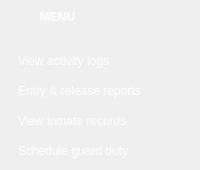
    <widget class="QFrame" name="sidebar">
     <property name="minimumSize">
      <size>
       <width>200</width>
       <height>0</height>
      </size>
     </property>
     <property name="maximumSize">
      <size>
       <width>200</width>
       <height>16777215</height>
      </size>
     </property>
     <property name="styleSheet">
      <string notr="true">QFrame #sidebar {
	background-image: url(:/images/bg_sidemenu.png);
	background-position:top right;
	background-repeat:no-repeat
}</string>
     </property>
     <property name="frameShape">
      <enum>QFrame::NoFrame</enum>
     </property>
     <property name="frameShadow">
      <enum>QFrame::Raised</enum>
     </property>
     <widget class="QPushButton" name="pushButton_18">
      <property name="geometry">
       <rect>
        <x>10</x>
        <y>110</y>
        <width>181</width>
        <height>21</height>
       </rect>
      </property>
      <property name="styleSheet">
       <string notr="true">QPushButton {
color: rgb(255, 255, 255);
text-align:left;
padding-left:7px;
}

QPushButton:hover {
border-radius:10px;
background-color: #299ED6;
}

QPushButton:pressed {
border-radius:10px;
border: 1px solid #777777;
background-color: #222222;
}

QPushButton:checked {
border-radius:10px;
background-color: rgb(120, 120, 120);
}

</string>
      </property>
      <property name="text">
       <string>View inmate records</string>
      </property>
      <property name="checkable">
       <bool>true</bool>
      </property>
      <property name="autoExclusive">
       <bool>true</bool>
      </property>
      <property name="flat">
       <bool>true</bool>
      </property>
     </widget>
     <widget class="QPushButton" name="pushButton_17">
      <property name="geometry">
       <rect>
        <x>10</x>
        <y>80</y>
        <width>181</width>
        <height>21</height>
       </rect>
      </property>
      <property name="styleSheet">
       <string notr="true">QPushButton {
color: rgb(255, 255, 255);
text-align:left;
padding-left:7px;
}

QPushButton:hover {
border-radius:10px;
background-color: #299ED6;
}

QPushButton:pressed {
border-radius:10px;
border: 1px solid #777777;
background-color: #222222;
}

QPushButton:checked {
border-radius:10px;
background-color: rgb(120, 120, 120);
}

</string>
      </property>
      <property name="text">
       <string>Entry &amp;&amp; release reports</string>
      </property>
      <property name="checkable">
       <bool>true</bool>
      </property>
      <property name="autoExclusive">
       <bool>true</bool>
      </property>
      <property name="flat">
       <bool>true</bool>
      </property>
     </widget>
     <widget class="QPushButton" name="pushButton_22">
      <property name="geometry">
       <rect>
        <x>168</x>
        <y>3</y>
        <width>28</width>
        <height>28</height>
       </rect>
      </property>
      <property name="styleSheet">
       <string notr="true">QPushButton {
color: rgb(255, 255, 255);
text-align:left;
background-image: url(:/images/sidebar_close.png);
background-position:center;
}

QPushButton:hover {
border-radius:5px;
border: 1px solid rgb(120, 120, 120);
background-color: rgb(38, 38, 38);
}

QPushButton:pressed {
border-radius:5px;
border: 1px solid rgb(60, 60, 60);
background-color: rgb(85, 170, 255);
}

</string>
      </property>
      <property name="text">
       <string/>
      </property>
      <property name="flat">
       <bool>true</bool>
      </property>
     </widget>
     <widget class="QPushButton" name="pushButton_19">
      <property name="geometry">
       <rect>
        <x>10</x>
        <y>140</y>
        <width>181</width>
        <height>21</height>
       </rect>
      </property>
      <property name="styleSheet">
       <string notr="true">QPushButton {
color: rgb(255, 255, 255);
text-align:left;
padding-left:7px;
}

QPushButton:hover {
border-radius:10px;
background-color: #299ED6;
}

QPushButton:pressed {
border-radius:10px;
border: 1px solid #777777;
background-color: #222222;
}

QPushButton:checked {
border-radius:10px;
background-color: rgb(120, 120, 120);
}

</string>
      </property>
      <property name="text">
       <string>Schedule guard duty</string>
      </property>
      <property name="checkable">
       <bool>true</bool>
      </property>
      <property name="autoExclusive">
       <bool>true</bool>
      </property>
      <property name="flat">
       <bool>true</bool>
      </property>
     </widget>
     <widget class="QPushButton" name="pushButton_21">
      <property name="geometry">
       <rect>
        <x>3</x>
        <y>3</y>
        <width>28</width>
        <height>28</height>
       </rect>
      </property>
      <property name="styleSheet">
       <string notr="true">QPushButton {
color: rgb(255, 255, 255);
text-align:left;
background-image: url(:/images/sidebar_unpin.png);
background-position:center;
}

QPushButton:hover {
border-radius:5px;
border: 1px solid rgb(120, 120, 120);
background-color: rgb(38, 38, 38);
}

QPushButton:pressed {
border-radius:5px;
border: 1px solid rgb(60, 60, 60);
background-color: rgb(85, 170, 255);
}

</string>
      </property>
      <property name="text">
       <string/>
      </property>
      <property name="flat">
       <bool>true</bool>
      </property>
     </widget>
     <widget class="QPushButton" name="pushButton_16">
      <property name="geometry">
       <rect>
        <x>10</x>
        <y>50</y>
        <width>181</width>
        <height>21</height>
       </rect>
      </property>
      <property name="styleSheet">
       <string notr="true">QPushButton {
color: rgb(255, 255, 255);
text-align:left;
padding-left:7px;
}

QPushButton:hover {
border-radius:10px;
background-color: #299ED6;
}

QPushButton:pressed {
border-radius:10px;
border: 1px solid #777777;
background-color: #222222;
}

QPushButton:checked {
border-radius:10px;
background-color: rgb(120, 120, 120);
}

</string>
      </property>
      <property name="text">
       <string>View activity logs</string>
      </property>
      <property name="checkable">
       <bool>true</bool>
      </property>
      <property name="checked">
       <bool>false</bool>
      </property>
      <property name="autoExclusive">
       <bool>true</bool>
      </property>
      <property name="flat">
       <bool>true</bool>
      </property>
     </widget>
     <widget class="QPushButton" name="pushButton_20">
      <property name="enabled">
       <bool>false</bool>
      </property>
      <property name="geometry">
       <rect>
        <x>-1</x>
        <y>-1</y>
        <width>201</width>
        <height>36</height>
       </rect>
      </property>
      <property name="font">
       <font>
        <family>Segoe UI</family>
        <pointsize>9</pointsize>
        <weight>75</weight>
        <bold>true</bold>
       </font>
      </property>
      <property name="styleSheet">
       <string notr="true">background-image: url(:/images/sidebar_header.png);
text-align:left;
color: rgb(255, 255, 255);</string>
      </property>
      <property name="text">
       <string>            MENU</string>
      </property>
      <property name="flat">
       <bool>true</bool>
      </property>
     </widget>
     <zorder>pushButton_18</zorder>
     <zorder>pushButton_17</zorder>
     <zorder>pushButton_19</zorder>
     <zorder>pushButton_16</zorder>
     <zorder>pushButton_20</zorder>
     <zorder>pushButton_21</zorder>
     <zorder>pushButton_22</zorder>
    </widget>
